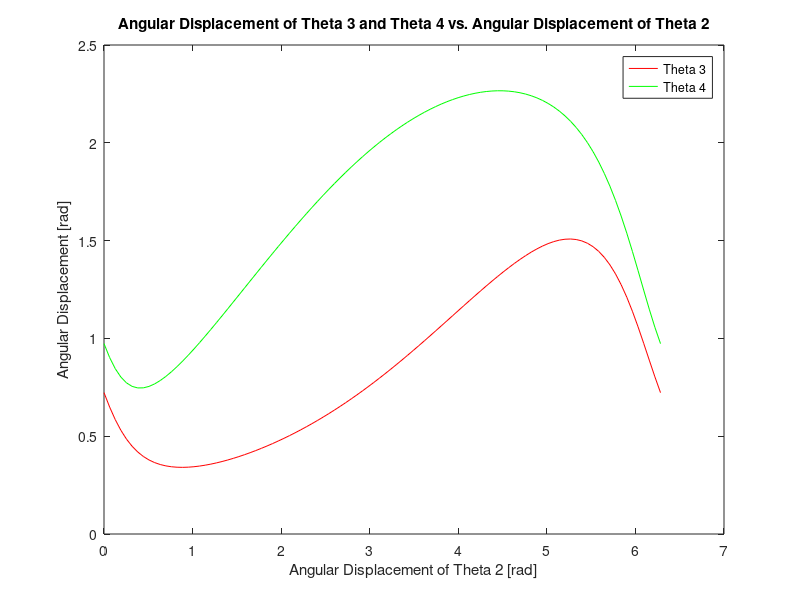
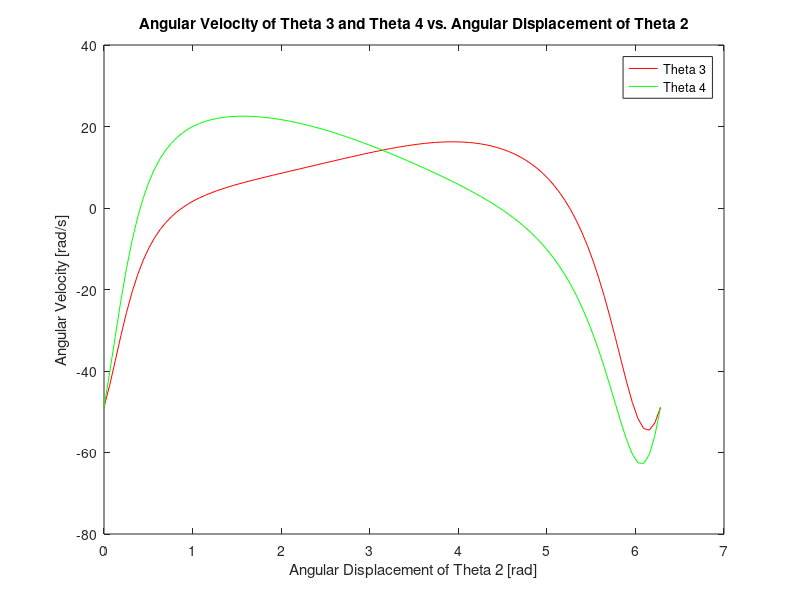
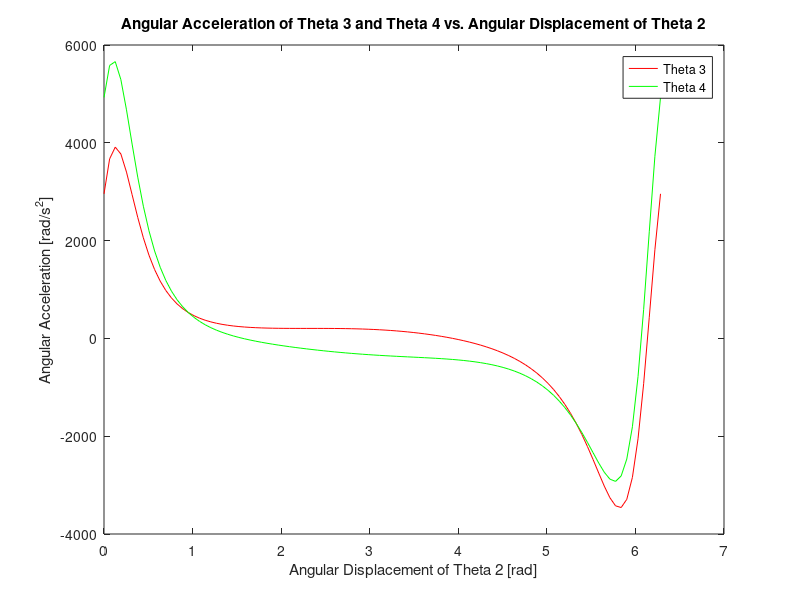

MATLAB code to generate these figures, in order:
clear;
clc;

%define link lengths
r1 = 100;
r2 = 55;
r3 = 150;
r4 = 120;

global_const = 100;

%define theta2 range from 0 to 2 Pi, and theta3, theta4 as a vectors of
%same size
theta2 = linspace(0,2*pi,global_const);
theta3 = linspace(0,0,global_const);
theta4 = linspace(0,0,global_const);
theta3_dot = linspace(0,0,global_const);
theta4_dot = linspace(0,0,global_const);
theta3_dot_dot = linspace(0,0,global_const);
theta4_dot_dot = linspace(0,0,global_const);

%define angular velocity of theta2 as 40 rad/s
theta2_dot = 40;

theta2_dot_dot = 0;

%define constants h1,h2,h3,h4, and h5 used in a,b,c,d, and e calculations
h1 = r1/r2;
h2 = r1/r3;
h3 = r1/r4;
h4 = (-(r1^2)-(r2^2)-(r3^2)+(r4^2))/(2*r2*r3);
h5 = ((r1^2)+(r2^2)-(r3^2)+(r4^2))/(2*r2*r4);

%define constants a,b,c,d,e used in theta3 and theta4 calculations
for j = 1:global_const
    a(j) = -h1 + (1 + h2)*cos(theta2(j)) + h4;
    b(j) = -2*sin(theta2(j));
    c(j) = h1 - (1 - h2)*cos(theta2(j)) + h4;
    d(j) = -h1 + (1 - h3)*cos(theta2(j)) + h5;
    e(j) = h1 - (1 + h3)*cos(theta2(j)) + h5;
end

%Define equations for theta3 nd theta4
for i = 1:global_const
    theta3(i) = 2*atan((-b(i)-sqrt((b(i)^2)-4*a(i)*c(i)))/(2*a(i)));
    theta4(i) = 2*atan((-b(i)-sqrt(b(i)^2-4*d(i)*e(i)))/(2*d(i)));
    theta3_dot(i) = (r2*theta2_dot/r3)*((sin(theta2(i)-theta4(i)))/(sin(theta4(i)-theta3(i))));
    theta4_dot(i) = (r2*theta2_dot/r4)*((sin(theta2(i)-theta3(i)))/(sin(theta4(i)-theta3(i))));
    theta3_dot_dot(i) = (r4*(theta4_dot(i)^2) - r3*cos(theta3(i) - theta4(i))*(theta3_dot(i)^2) - r2*sin(theta2(i) - theta4(i))*(theta2_dot_dot) - r2*(theta2_dot^2)*cos(theta2(i) - theta4(i)))/(r3*sin(theta3(i) - theta4(i)));
    theta4_dot_dot(i) = (-r3*(theta3_dot(i)^2) + r4*cos(theta3(i) - theta4(i))*(theta4_dot(i)^2) - r2*sin(theta2(i) - theta3(i))*(theta2_dot_dot) - r2*(theta2_dot^2)*cos(theta2(i) - theta3(i)))/(r4*sin(theta3(i) - theta4(i)));
end

%plot theta3 and theta4 together versus theta2
figure(1)
plot(theta2, theta3,'r')
hold on;
plot(theta2, theta4, 'g')
hold on;
title('Angular Displacement of Theta 3 and Theta 4 vs. Angular Displacement of Theta 2')
xlabel('Angular Displacement of Theta 2 [rad]')
ylabel('Angular Displacement [rad]')
legend ('Theta 3', 'Theta 4')

%plot theta3_dot and theta4_dot together versus theta2
figure(2)
plot(theta2, theta3_dot, 'r')
hold on;
plot(theta2, theta4_dot, 'g')
hold on;
title('Angular Velocity of Theta 3 and Theta 4 vs. Angular Displacement of Theta 2')
xlabel('Angular Displacement of Theta 2 [rad]')
ylabel('Angular Velocity [rad/s]')
legend ('Theta 3', 'Theta 4')

%plot theta3_dot_dot and theta4_dot_dot together versus theta2
figure(3)
plot(theta2, theta3_dot_dot, 'r')
hold on;
plot(theta2, theta4_dot_dot, 'g')
hold on;
title('Angular Acceleration of Theta 3 and Theta 4 vs. Angular Displacement of Theta 2')
xlabel('Angular Displacement of Theta 2 [rad]')
ylabel('Angular Acceleration [rad/s^2]')
legend ('Theta 3', 'Theta 4')

